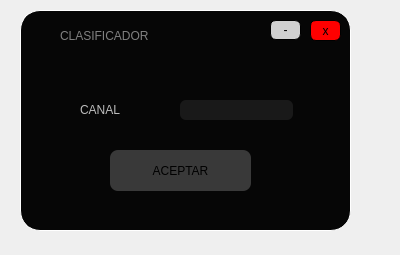
<?xml version="1.0" encoding="UTF-8"?>
<ui version="4.0">
 <class>Form</class>
 <widget class="QWidget" name="Form">
  <property name="geometry">
   <rect>
    <x>0</x>
    <y>0</y>
    <width>400</width>
    <height>255</height>
   </rect>
  </property>
  <property name="windowTitle">
   <string>Form</string>
  </property>
  <widget class="QWidget" name="widget" native="true">
   <property name="geometry">
    <rect>
     <x>20</x>
     <y>10</y>
     <width>331</width>
     <height>221</height>
    </rect>
   </property>
   <property name="styleSheet">
    <string notr="true">QWidget#widget{

background-color: rgb(6, 6, 6);
border-radius:20px;
	gridline-color: rgb(255, 255, 255);
	border-color: rgb(255, 255, 255);
border: 1px solid white;
}</string>
   </property>
   <widget class="QPushButton" name="BAceptar">
    <property name="geometry">
     <rect>
      <x>90</x>
      <y>140</y>
      <width>141</width>
      <height>41</height>
     </rect>
    </property>
    <property name="cursor">
     <cursorShape>PointingHandCursor</cursorShape>
    </property>
    <property name="styleSheet">
     <string notr="true">QPushButton#BAceptar{

background-color: rgb(57, 57, 57);

border-radius:8px;

font: 70 15pt &quot;Rockwell Extra Bold&quot;;
color:black;
}</string>
    </property>
    <property name="text">
     <string>ACEPTAR</string>
    </property>
   </widget>
   <widget class="QLabel" name="label_2">
    <property name="geometry">
     <rect>
      <x>60</x>
      <y>89</y>
      <width>81</width>
      <height>21</height>
     </rect>
    </property>
    <property name="styleSheet">
     <string notr="true">font: 14pt &quot;Lucida Console&quot;;

color: rgb(189, 189, 189);
;
font: 70 15pt &quot;Rockwell Extra Bold&quot;;</string>
    </property>
    <property name="text">
     <string>CANAL</string>
    </property>
   </widget>
   <widget class="QLineEdit" name="lineEdit">
    <property name="geometry">
     <rect>
      <x>160</x>
      <y>90</y>
      <width>113</width>
      <height>20</height>
     </rect>
    </property>
    <property name="styleSheet">
     <string notr="true">background-color: rgb(25, 25, 25);
border-radius:6px;
color: white</string>
    </property>
    <property name="text">
     <string/>
    </property>
   </widget>
   <widget class="QFrame" name="frame_4">
    <property name="geometry">
     <rect>
      <x>10</x>
      <y>10</y>
      <width>311</width>
      <height>31</height>
     </rect>
    </property>
    <property name="styleSheet">
     <string notr="true">QFrame#frame_4{
	background-color: rgb(6, 6, 6);
border-top-left-radius:20px;
border-top-right-radius:20px;



}</string>
    </property>
    <property name="frameShape">
     <enum>QFrame::StyledPanel</enum>
    </property>
    <property name="frameShadow">
     <enum>QFrame::Raised</enum>
    </property>
    <widget class="QPushButton" name="min_3">
     <property name="geometry">
      <rect>
       <x>910</x>
       <y>10</y>
       <width>41</width>
       <height>21</height>
      </rect>
     </property>
     <property name="cursor">
      <cursorShape>PointingHandCursor</cursorShape>
     </property>
     <property name="styleSheet">
      <string notr="true">QPushButton#min_3{
	background-color: rgb(208, 208, 208);
font: 16pt &quot;MS Shell Dlg 2&quot;;
border-radius:6px;
border: 1px solid black;


}</string>
     </property>
     <property name="text">
      <string>-</string>
     </property>
    </widget>
    <widget class="QPushButton" name="cerrar_3">
     <property name="geometry">
      <rect>
       <x>960</x>
       <y>10</y>
       <width>41</width>
       <height>21</height>
      </rect>
     </property>
     <property name="cursor">
      <cursorShape>PointingHandCursor</cursorShape>
     </property>
     <property name="styleSheet">
      <string notr="true">QPushButton#cerrar_3{

background-color: rgb(255, 0, 0);
border-radius:6px;
border: 1px solid black;
font: 11pt &quot;MS Shell Dlg 2&quot;;

}</string>
     </property>
     <property name="text">
      <string>x</string>
     </property>
    </widget>
    <widget class="QLabel" name="label_6">
     <property name="geometry">
      <rect>
       <x>30</x>
       <y>-10</y>
       <width>191</width>
       <height>51</height>
      </rect>
     </property>
     <property name="styleSheet">
      <string notr="true">font: 14pt &quot;Lucida Console&quot;;
color:gray
;
font: 70 10pt &quot;Rockwell Extra Bold&quot;;</string>
     </property>
     <property name="text">
      <string>CLASIFICADOR</string>
     </property>
    </widget>
    <widget class="QLabel" name="label_5">
     <property name="geometry">
      <rect>
       <x>0</x>
       <y>0</y>
       <width>31</width>
       <height>31</height>
      </rect>
     </property>
     <property name="styleSheet">
      <string notr="true">border-image: url(:/Iconos/Icono youtube.png);</string>
     </property>
     <property name="text">
      <string/>
     </property>
    </widget>
    <widget class="QPushButton" name="min_4">
     <property name="geometry">
      <rect>
       <x>240</x>
       <y>0</y>
       <width>31</width>
       <height>20</height>
      </rect>
     </property>
     <property name="cursor">
      <cursorShape>PointingHandCursor</cursorShape>
     </property>
     <property name="styleSheet">
      <string notr="true">QPushButton#min_4{
	background-color: rgb(208, 208, 208);
font: 16pt &quot;MS Shell Dlg 2&quot;;
border-radius:6px;
border: 1px solid black;


}</string>
     </property>
     <property name="text">
      <string>-</string>
     </property>
    </widget>
    <widget class="QPushButton" name="cerrar_4">
     <property name="geometry">
      <rect>
       <x>280</x>
       <y>0</y>
       <width>31</width>
       <height>21</height>
      </rect>
     </property>
     <property name="cursor">
      <cursorShape>PointingHandCursor</cursorShape>
     </property>
     <property name="styleSheet">
      <string notr="true">QPushButton#cerrar_4{

background-color: rgb(255, 0, 0);
border-radius:6px;
border: 1px solid black;
font: 11pt &quot;MS Shell Dlg 2&quot;;

}</string>
     </property>
     <property name="text">
      <string>x</string>
     </property>
    </widget>
   </widget>
  </widget>
 </widget>
 <resources>
  <include location="../Imagenes y video/imagen.qrc"/>
 </resources>
 <connections/>
</ui>
